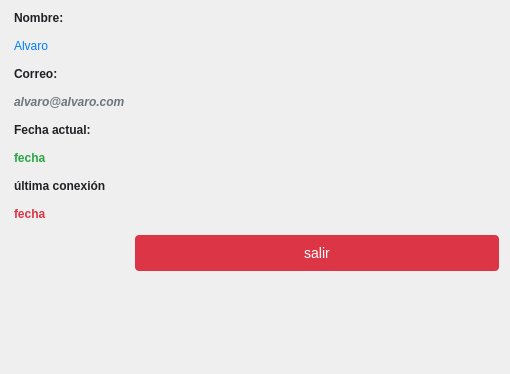
<?xml version="1.0" encoding="UTF-8"?>
<ui version="4.0">
 <class>w_datos</class>
 <widget class="QWidget" name="w_datos">
  <property name="geometry">
   <rect>
    <x>0</x>
    <y>0</y>
    <width>510</width>
    <height>374</height>
   </rect>
  </property>
  <property name="minimumSize">
   <size>
    <width>510</width>
    <height>374</height>
   </size>
  </property>
  <property name="maximumSize">
   <size>
    <width>510</width>
    <height>374</height>
   </size>
  </property>
  <property name="windowTitle">
   <string>datos</string>
  </property>
  <property name="styleSheet">
   <string notr="true">QWidget#Form {
    background-color: #f9f9f9;
    padding: 16px;
    border-radius: 4px;
}

QLabel {
    font-weight: 500;
    color: #202124;
    margin-bottom: 8px;
   
}

QPushButton {
    background-color: #1a73e8;
    color: white;
    border: none;
    padding: 10px 24px;
    border-radius: 4px;
    font-size: 14px;
}


QPushButton{ 
    background-color: #dc3545; 
    color: white;
    border: none;
    padding: 10px 24px;
    border-radius: 4px;
    font-size: 14px;
}

QPushButton:hover {
    background-color: #c82333; 
}

</string>
  </property>
  <layout class="QFormLayout" name="formLayout">
   <item row="0" column="0">
    <widget class="QLabel" name="label">
     <property name="text">
      <string>Nombre:</string>
     </property>
    </widget>
   </item>
   <item row="3" column="0">
    <widget class="QLabel" name="label_2">
     <property name="text">
      <string>Correo:</string>
     </property>
    </widget>
   </item>
   <item row="6" column="0" colspan="2">
    <widget class="QLabel" name="label_3">
     <property name="text">
      <string>Fecha actual:</string>
     </property>
    </widget>
   </item>
   <item row="9" column="0" colspan="2">
    <widget class="QLabel" name="label_4">
     <property name="text">
      <string>última conexión</string>
     </property>
    </widget>
   </item>
   <item row="12" column="1">
    <widget class="QPushButton" name="pushButton">
     <property name="text">
      <string>salir</string>
     </property>
    </widget>
   </item>
   <item row="4" column="0">
    <widget class="QLabel" name="label_correo">
     <property name="styleSheet">
      <string notr="true">QLabel {
    font-style: italic; 
    color: #6c757d; 
}</string>
     </property>
     <property name="text">
      <string>alvaro@alvaro.com</string>
     </property>
    </widget>
   </item>
   <item row="1" column="0">
    <widget class="QLabel" name="label_nombre">
     <property name="styleSheet">
      <string notr="true">QLabel {
    font-weight: normal; /* No negrita */
    color: #007bff; /* Color azul */
    font-size: 1.2em; /* Un poco más grande */
}</string>
     </property>
     <property name="text">
      <string>Alvaro</string>
     </property>
    </widget>
   </item>
   <item row="7" column="0">
    <widget class="QLabel" name="label_fecha_actual">
     <property name="styleSheet">
      <string notr="true">QLabel {
    color: #28a745; 
}</string>
     </property>
     <property name="text">
      <string>fecha</string>
     </property>
    </widget>
   </item>
   <item row="10" column="0">
    <widget class="QLabel" name="label_ultima">
     <property name="styleSheet">
      <string notr="true">QLabel {
    color: #dc3545; 
}
</string>
     </property>
     <property name="text">
      <string>fecha</string>
     </property>
    </widget>
   </item>
  </layout>
 </widget>
 <resources/>
 <connections/>
</ui>
